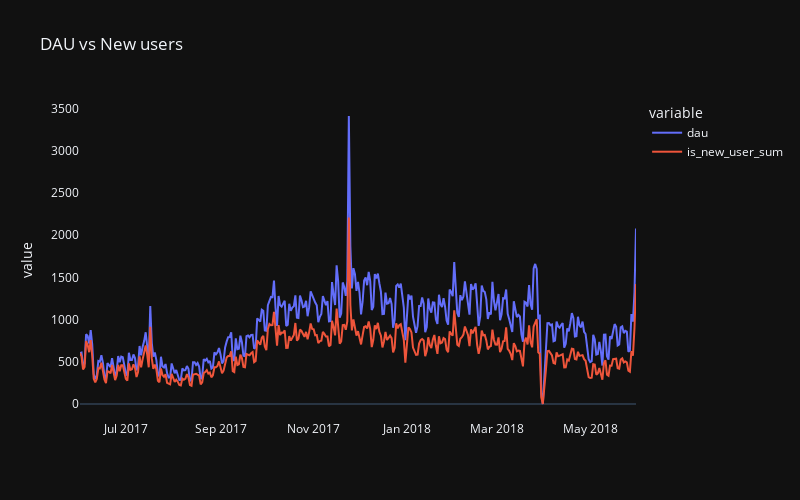

Write notebook code for a chart like this one.
### Markdown cell above
`DAU vs New users`

### Code cell
fig = px.line(
              at_users_daily
              ,x='visit_date'
              ,y=['dau', 'is_new_user_sum']
              ,title='DAU vs New users'
              ,labels={
                    'visit_date': ''
                    ,'dau': ''
              }
)
(fig.update_yaxes(showgrid=False).update_xaxes(showgrid=False)
 .update_traces(textangle=1, selector=dict(type='bar'), textfont_color='white'))

### Figure 1 — Plotly figure (JSON) as saved in the notebook; plotly's stock layout.template omitted (floating-point values rounded to 4 significant figures; data arrays with more than 128 entries replaced by an {"elided": "..."} marker saying what was removed)
{"data": [{"hovertemplate": "variable=dau<br>=%{x}<br>value=%{y}<extra></extra>", "legendgroup": "dau", "line": {"color": "#636efa", "dash": "solid"}, "marker": {"symbol": "circle"}, "mode": "lines", "name": "dau", "orientation": "v", "showlegend": true, "type": "scatter", "x": {"elided": "364 str values"}, "xaxis": "x", "y": {"elided": "364 int values"}, "yaxis": "y"}, {"hovertemplate": "variable=is_new_user_sum<br>=%{x}<br>value=%{y}<extra></extra>", "legendgroup": "is_new_user_sum", "line": {"color": "#EF553B", "dash": "solid"}, "marker": {"symbol": "circle"}, "mode": "lines", "name": "is_new_user_sum", "orientation": "v", "showlegend": true, "type": "scatter", "x": {"elided": "364 str values"}, "xaxis": "x", "y": {"elided": "364 int values"}, "yaxis": "y"}], "layout": {"height": 500, "legend": {"title": {"text": "variable"}, "tracegroupgap": 0}, "title": {"text": "DAU vs New users"}, "width": 800, "xaxis": {"anchor": "y", "domain": [0, 1], "showgrid": false, "title": {"text": ""}}, "yaxis": {"anchor": "x", "domain": [0, 1], "showgrid": false, "title": {"text": "value"}}}}
